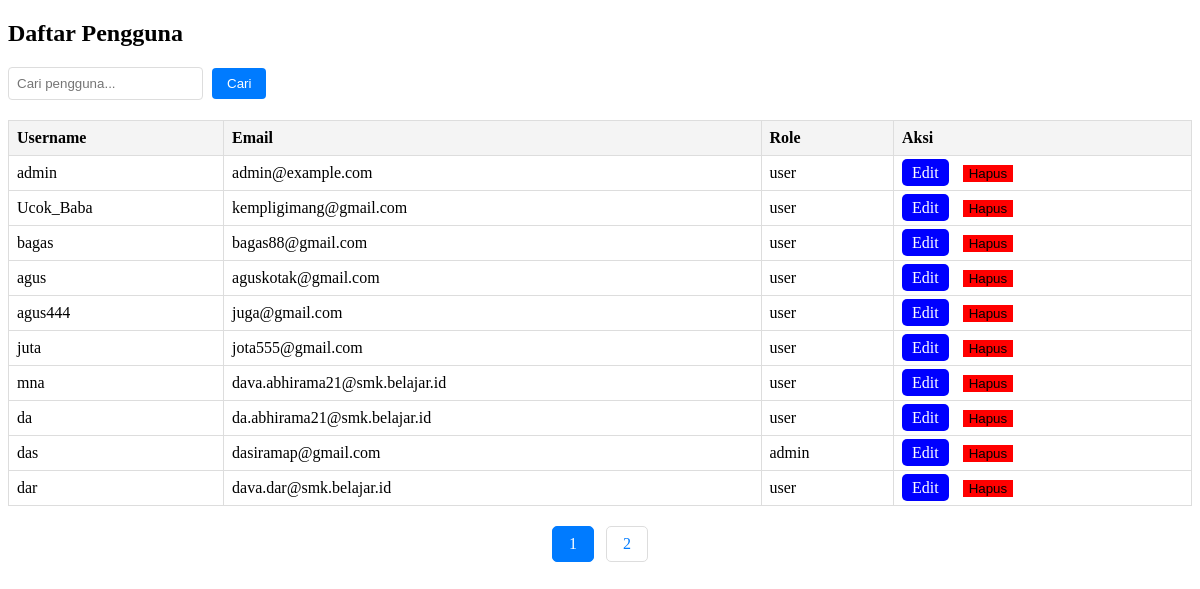
Page /viewadmin.php on the committed database.
### tables this page shows
CREATE TABLE `users` (
  `id` int(11) NOT NULL,
  `username` varchar(50) NOT NULL,
  `email` varchar(255) NOT NULL,
  `password` varchar(255) NOT NULL,
  `reset_token` varchar(255) DEFAULT NULL,
  `token_expiry` datetime DEFAULT NULL,
  `profile_picture` varchar(255) DEFAULT 'profile/default.jpg',
  `role` varchar(30) NOT NULL DEFAULT 'user',
  `theme_mode` enum('light','dark') NOT NULL DEFAULT 'light'
);

### viewadmin.php (the view, shortened to what this page needs)
<?php
include "config.php";
$limit = 10;
$page = isset($_GET['page']) ? (int)$_GET['page'] : 1;
$start = ($page > 1) ? ($page * $limit) - $limit : 0;
$search = isset($_GET['search']) ? $_GET['search'] : '';
$sql = "SELECT id, username, email, role FROM users";
$count_sql = "SELECT COUNT(id) AS total FROM users";
$sql .= " LIMIT ?, ?";
$count_stmt = $conn->prepare($count_sql);
$count_stmt->execute();
$count_result = $count_stmt->get_result();
$total_users = $count_result->fetch_assoc()['total'];
$total_pages = ceil($total_users / $limit);
$stmt = $conn->prepare($sql);
if (!empty($search)) {
    $search_param = "%" . $search . "%";
    $stmt->bind_param("ssii", $search_param, $search_param, $start, $limit);
} else {
    $stmt->bind_param("ii", $start, $limit);
}
$stmt->execute();
$result = $stmt->get_result();
?>
<!DOCTYPE html>
<html lang="en">
<head>
</head>
<body>
<h2>Daftar Pengguna</h2>
<form method="get" action="" class="search-form">
    <input type="text" name="search" placeholder="Cari pengguna..." value="<?php echo htmlspecialchars($search); ?>">
    <input type="submit" value="Cari">
</form>
<table>
    <tr>
        <th>Username</th>
        <th>Email</th>
        <th>Role</th>
        <th>Aksi</th>
    </tr>
    <?php if ($result->num_rows > 0): ?>
        <?php while ($row = $result->fetch_assoc()): ?>
            <tr>
                <td><?php echo htmlspecialchars($row['username']); ?></td>
                <td><?php echo htmlspecialchars($row['email']); ?></td>
                <td><?php echo htmlspecialchars($row['role']); ?></td>
                <td class="aksi">
                    <a href="?edit_id=<?php echo $row['id']; ?>" class="edit">Edit</a>
                    <form method="post" action="viewadmin.php" style="display:inline;">
                        <button type="submit" class="hapus" onclick="return confirm('Apakah Anda yakin ingin menghapus pengguna <?php echo htmlspecialchars($row['username']); ?>?')" style="border:none; cursor:pointer;">Hapus</button>
                    </form>
                </td>
            </tr>
        <?php endwhile; ?>
    <?php else: ?>
        <tr>
            <td colspan="4" style="text-align:center;">Tidak ada data pengguna</td>
        </tr>
    <?php endif; ?>
</table>
<div class="pagination">
    <?php for ($i = 1; $i <= $total_pages; $i++): ?>
        <a href="?page=<?php echo $i; ?><?php echo !empty($search) ? '&search=' . htmlspecialchars($search) : ''; ?>" class="<?php echo ($i == $page) ? 'active' : ''; ?>">
            <?php echo $i; ?>
        </a>
    <?php endfor; ?>
</div>
</body>
</html>

### viewadmin.php (style rules this page uses)
table { width: 100%; border-collapse: collapse; margin-top: 20px; }
th, td { border: 1px solid #ddd; padding: 8px; text-align: left; }
th { background-color: #f4f4f4; }
.aksi a { margin-right: 10px; text-decoration: none; color: white; padding: 5px 10px; border-radius: 5px; }
.edit { background-color: blue; }
.hapus { background-color: red; }
.pagination { margin-top: 20px; text-align: center; }
.pagination a { display: inline-block; padding: 8px 16px; text-decoration: none; color: #007bff; border: 1px solid #ddd; margin: 0 4px; border-radius: 5px; }
.pagination a.active { background-color: #007bff; color: white; border: 1px solid #007bff; }
.search-form { margin-bottom: 20px; }
.search-form input[type="text"] { padding: 8px; margin-right: 5px; border: 1px solid #ddd; border-radius: 4px; }
.search-form input[type="submit"] { padding: 8px 15px; background-color: #007bff; color: white; border: none; border-radius: 4px; cursor: pointer; }

### rows in the picture
users: username "admin", email "admin@example.com", role "user"
users: username "Ucok_Baba", email "kempligimang@gmail.com", role "user"
users: username "bagas", email "bagas88@gmail.com", role "user"
users: username "agus", email "aguskotak@gmail.com", role "user"
users: username "agus444", email "juga@gmail.com", role "user"
users: username "juta", email "jota555@gmail.com", role "user"
users: username "mna", email "dava.abhirama21@smk.belajar.id", role "user"
users: username "da", email "da.abhirama21@smk.belajar.id", role "user"
users: username "das", email "dasiramap@gmail.com", role "admin"
users: username "dar", email "dava.dar@smk.belajar.id", role "user"
